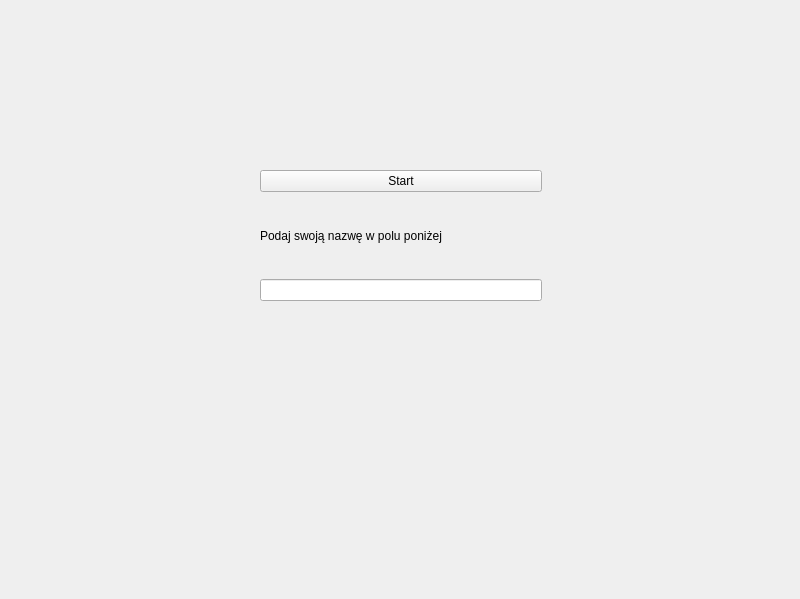
<?xml version="1.0" encoding="UTF-8"?>
<ui version="4.0">
 <class>MainWindow</class>
 <widget class="QMainWindow" name="MainWindow">
  <property name="geometry">
   <rect>
    <x>0</x>
    <y>0</y>
    <width>800</width>
    <height>599</height>
   </rect>
  </property>
  <property name="windowTitle">
   <string>Start</string>
  </property>
  <widget class="QWidget" name="centralwidget">
   <widget class="QWidget" name="verticalLayoutWidget">
    <property name="geometry">
     <rect>
      <x>260</x>
      <y>170</y>
      <width>282</width>
      <height>131</height>
     </rect>
    </property>
    <layout class="QVBoxLayout" name="boxLayout">
     <item>
      <widget class="QPushButton" name="pushButton">
       <property name="autoFillBackground">
        <bool>false</bool>
       </property>
       <property name="text">
        <string>Start</string>
       </property>
      </widget>
     </item>
     <item>
      <widget class="QLabel" name="nameText">
       <property name="text">
        <string>Podaj swoją nazwę w polu poniżej</string>
       </property>
      </widget>
     </item>
     <item>
      <widget class="QLineEdit" name="userName"/>
     </item>
    </layout>
   </widget>
  </widget>
  <widget class="QMenuBar" name="menubar">
   <property name="geometry">
    <rect>
     <x>0</x>
     <y>0</y>
     <width>800</width>
     <height>22</height>
    </rect>
   </property>
  </widget>
 </widget>
 <resources/>
 <connections/>
</ui>
